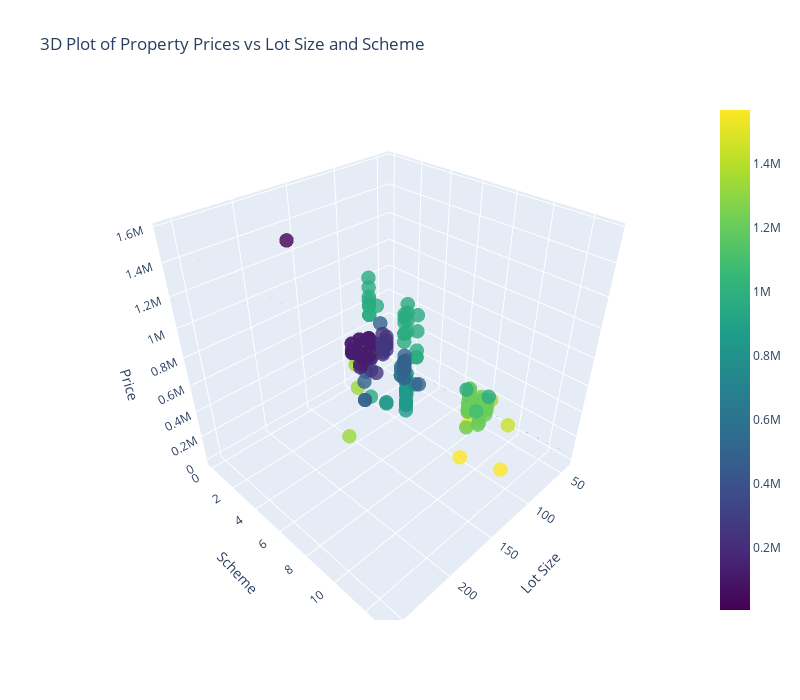

Notebook source saved alongside this figure:
### Code cell
le = LabelEncoder()
cleaned_df['SCHEME_CODE'] = le.fit_transform(cleaned_df['SCHEME'])

X = cleaned_df[['LOT_SIZE', 'SCHEME_CODE']]
Y = cleaned_df['PRICE']

model = LinearRegression()
model.fit(X, Y)

X_vals = np.linspace(min(cleaned_df['LOT_SIZE']), max(cleaned_df['LOT_SIZE']), 100)
Y_vals = np.linspace(min(cleaned_df['SCHEME_CODE']), max(cleaned_df['SCHEME_CODE']), 100)
X_vals, Y_vals = np.meshgrid(X_vals, Y_vals)
Z_vals = model.predict(np.c_[X_vals.ravel(), Y_vals.ravel()]).reshape(X_vals.shape)

fig = go.Figure()

fig.add_trace(go.Scatter3d(
    x=cleaned_df['LOT_SIZE'],
    y=cleaned_df['SCHEME_CODE'],
    z=cleaned_df['PRICE'],
    mode='markers',
    marker=dict(
        size=5,
        color=cleaned_df['SCHEME_CODE'],
        colorscale='Viridis',
        opacity=0.8
    ),
    text=cleaned_df['SCHEME']
))

# Add the regression plane
fig.add_trace(go.Surface(
    x=X_vals,
    y=Y_vals,
    z=Z_vals,
    colorscale='Viridis',
    opacity=0.5
))

# Update the layout
fig.update_layout(
    scene=dict(
        xaxis_title='Lot Size',
        yaxis_title='Scheme',
        zaxis_title='Price'
    ),
    title='3D Plot of Property Prices vs Lot Size and Scheme',
    width=800,
    height=700
)

# Show the plot
fig.show()

### Figure 1 — Plotly figure (JSON) as saved in the notebook; plotly's stock layout.template omitted (floating-point values rounded to 4 significant figures; data arrays with more than 128 entries replaced by an {"elided": "..."} marker saying what was removed)
{"data": [{"marker": {"color": {"elided": "216 int values"}, "colorscale": [[0, "#440154"], [0.1111, "#482878"], [0.2222, "#3e4989"], [0.3333, "#31688e"], [0.4444, "#26828e"], [0.5556, "#1f9e89"], [0.6667, "#35b779"], [0.7778, "#6ece58"], [0.8889, "#b5de2b"], [1, "#fde725"]], "opacity": 0.8, "size": 5}, "mode": "markers", "text": {"elided": "216 str values"}, "type": "scatter3d", "x": {"elided": "216 float values"}, "y": {"elided": "216 int values"}, "z": {"elided": "216 int values"}}, {"colorscale": [[0, "#440154"], [0.1111, "#482878"], [0.2222, "#3e4989"], [0.3333, "#31688e"], [0.4444, "#26828e"], [0.5556, "#1f9e89"], [0.6667, "#35b779"], [0.7778, "#6ece58"], [0.8889, "#b5de2b"], [1, "#fde725"]], "opacity": 0.5, "type": "surface", "x": {"elided": "100x100 float values"}, "y": {"elided": "100x100 float values"}, "z": {"elided": "100x100 float values"}}], "layout": {"height": 700, "scene": {"xaxis": {"title": {"text": "Lot Size"}}, "yaxis": {"title": {"text": "Scheme"}}, "zaxis": {"title": {"text": "Price"}}}, "title": {"text": "3D Plot of Property Prices vs Lot Size and Scheme"}, "width": 800}}
